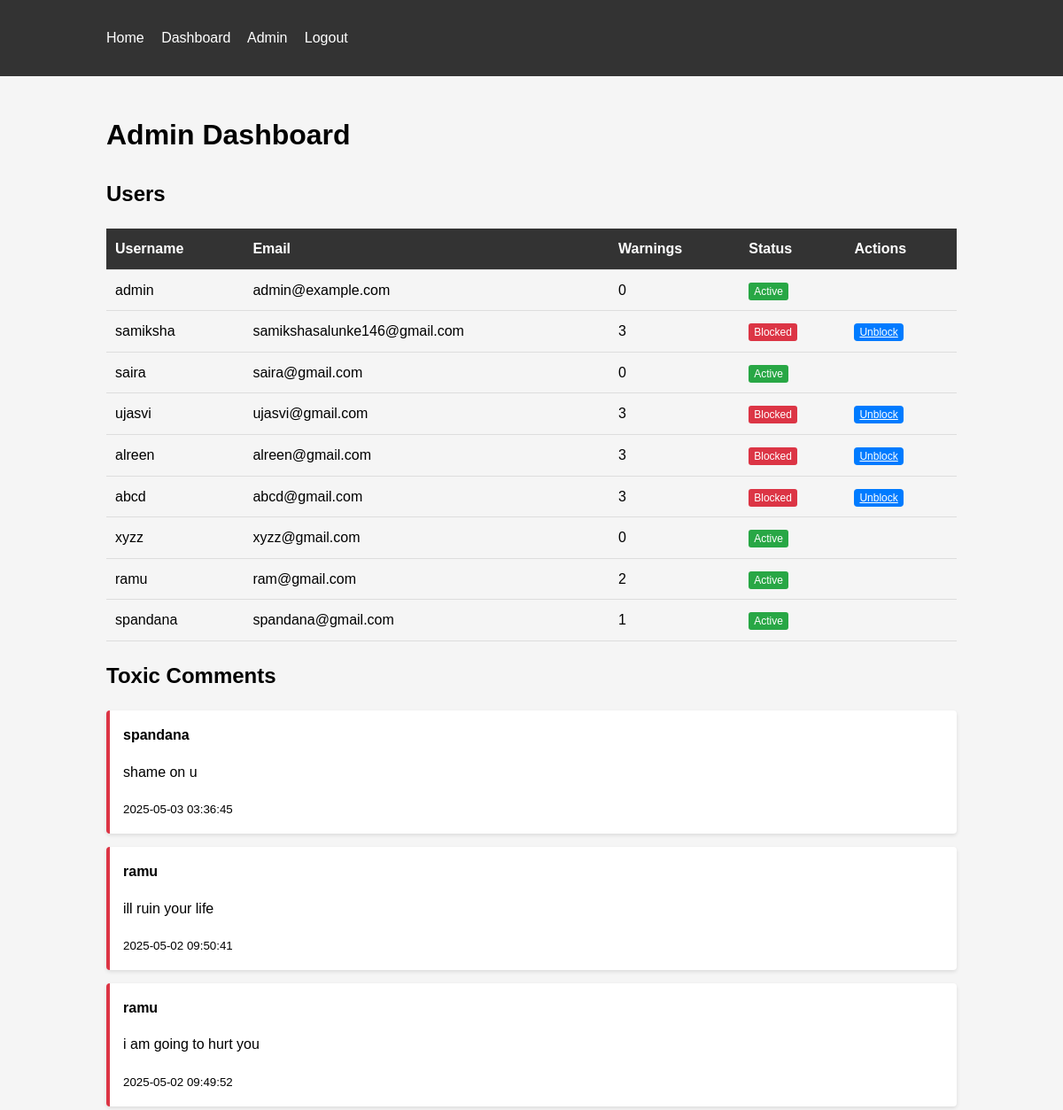
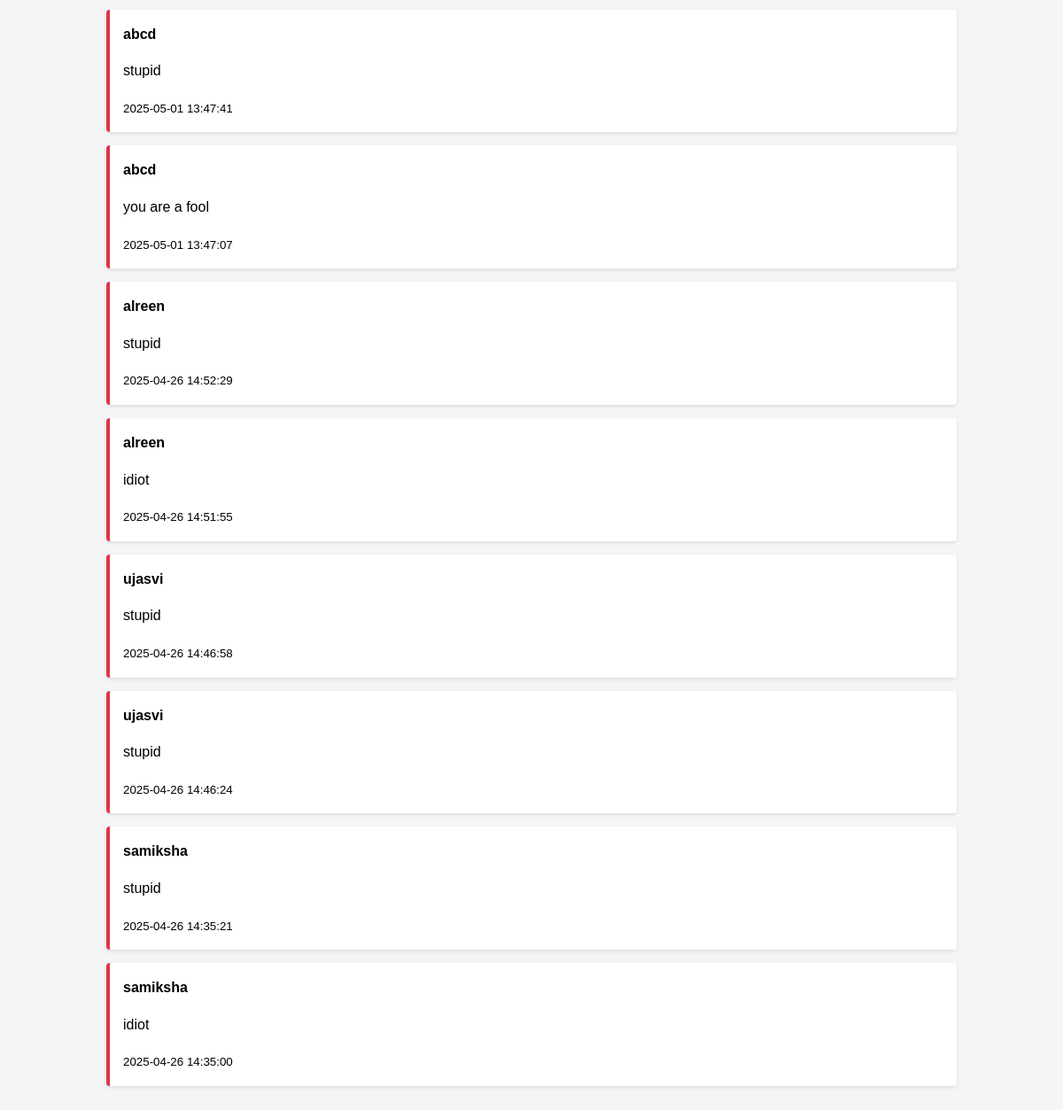
The page /admin (signed in) on the database its author committed (2 pictures, top to bottom).
### app.py (models this page shows)
class User(UserMixin, db.Model):
    id = db.Column(db.Integer, primary_key=True)
    username = db.Column(db.String(80), unique=True, nullable=False)
    email = db.Column(db.String(120), unique=True, nullable=False)
    password = db.Column(db.String(200), nullable=False)
    is_admin = db.Column(db.Boolean, default=False)
    is_blocked = db.Column(db.Boolean, default=False)
    warning_count = db.Column(db.Integer, default=0)

class Comment(db.Model):
    id = db.Column(db.Integer, primary_key=True)
    content = db.Column(db.Text, nullable=False)
    is_toxic = db.Column(db.Boolean, default=False)
    user_id = db.Column(db.Integer, db.ForeignKey('user.id'), nullable=False)
    user = db.relationship('User', backref=db.backref('comments', lazy=True))
    created_at = db.Column(db.DateTime, default=db.func.current_timestamp())

### app.py (the view)
@app.route('/admin')
@login_required
def admin():
    if not current_user.is_admin:
        return redirect(url_for('dashboard'))
    users = User.query.all()
    toxic_comments = Comment.query.filter_by(is_toxic=True).order_by(Comment.created_at.desc()).all()
    return render_template('admin.html', users=users, toxic_comments=toxic_comments)

### app.py (called while the page is built)
@login_manager.user_loader
def load_user(user_id):
    return User.query.get(int(user_id))

### templates/admin.html
{% extends "base.html" %}
{% block content %}
    <h1>Admin Dashboard</h1>
    <h2>Users</h2>
    <table>
        <thead>
            <tr>
                <th>Username</th>
                <th>Email</th>
                <th>Warnings</th>
                <th>Status</th>
                <th>Actions</th>
            </tr>
        </thead>
        <tbody>
            {% for user in users %}
                <tr>
                    <td>{{ user.username }}</td>
                    <td>{{ user.email }}</td>
                    <td>{{ user.warning_count }}</td>
                    <td>
                        {% if user.is_blocked %}
                            <span class="badge badge-danger">Blocked</span>
                        {% else %}
                            <span class="badge badge-success">Active</span>
                        {% endif %}
                    </td>
                    <td>
                        {% if user.is_blocked %}
                            <a href="{{ url_for('unblock_user', user_id=user.id) }}" class="btn btn-sm btn-success">Unblock</a>
                        {% endif %}
                    </td>
                </tr>
            {% endfor %}
        </tbody>
    </table>
    <h2>Toxic Comments</h2>
    <div class="comments">
        {% for comment in toxic_comments %}
            <div class="comment toxic">
                <strong>{{ comment.user.username }}</strong>
                <p>{{ comment.content }}</p>
                <small>{{ comment.created_at }}</small>
            </div>
        {% endfor %}
    </div>
{% endblock %}

### static/style.css (style rules this page uses)
body { font-family: Arial, sans-serif; line-height: 1.6; margin: 0; padding: 0; background-color: #f5f5f5; }
.btn { background-color: #007bff; color: white; padding: 8px 15px; border: none; border-radius: 4px; cursor: pointer; }
.comments { margin-top: 20px; }
.comment { background-color: white; padding: 15px; margin-bottom: 15px; border-radius: 4px; box-shadow: 0 2px 4px rgba(0,0,0,0.1); }
.comment.toxic { border-left: 4px solid #dc3545; }
table { width: 100%; border-collapse: collapse; margin-bottom: 20px; }
th, td { padding: 10px; text-align: left; border-bottom: 1px solid #ddd; }
th { background-color: #333; color: white; }
.badge { padding: 3px 6px; border-radius: 3px; font-size: 12px; }
.badge-success { background-color: #28a745; color: white; }
.badge-danger { background-color: #dc3545; color: white; }
.btn-sm { padding: 3px 6px; font-size: 12px; }

### rows shown on the page
User: username "admin", email "admin@example.com", warning_count "0", is_blocked "Active"
User: username "samiksha", email "samikshasalunke146@gmail.com", warning_count "3", is_blocked "Blocked"
User: username "saira", email "saira@gmail.com", warning_count "0", is_blocked "Active"
User: username "ujasvi", email "ujasvi@gmail.com", warning_count "3", is_blocked "Blocked"
User: username "alreen", email "alreen@gmail.com", warning_count "3", is_blocked "Blocked"
User: username "abcd", email "abcd@gmail.com", warning_count "3", is_blocked "Blocked"
User: username "xyzz", email "xyzz@gmail.com", warning_count "0", is_blocked "Active"
User: username "ramu", email "ram@gmail.com", warning_count "2", is_blocked "Active"
User: username "spandana", email "spandana@gmail.com", warning_count "1", is_blocked "Active"
Comment: user.username "spandana", content "shame on u", created_at "2025-05-03 03:36:45"
Comment: user.username "ramu", content "ill ruin your life", created_at "2025-05-02 09:50:41"
Comment: user.username "ramu", content "i am going to hurt you", created_at "2025-05-02 09:49:52"
Comment: user.username "abcd", content "stupid", created_at "2025-05-01 13:47:41"
Comment: user.username "abcd", content "you are a fool", created_at "2025-05-01 13:47:07"
Comment: user.username "alreen", content "stupid", created_at "2025-04-26 14:52:29"
Comment: user.username "alreen", content "idiot", created_at "2025-04-26 14:51:55"
Comment: user.username "ujasvi", content "stupid", created_at "2025-04-26 14:46:58"
Comment: user.username "ujasvi", content "stupid", created_at "2025-04-26 14:46:24"
Comment: user.username "samiksha", content "stupid", created_at "2025-04-26 14:35:21"
Comment: user.username "samiksha", content "idiot", created_at "2025-04-26 14:35:00"
